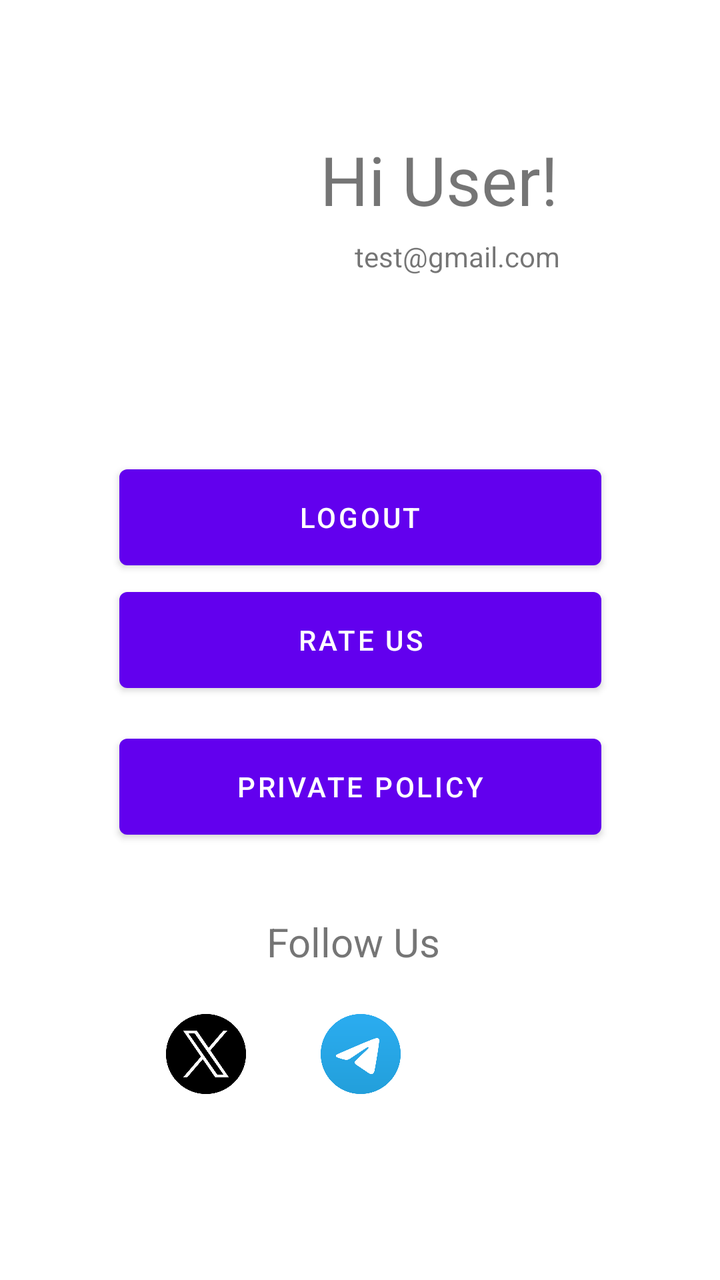
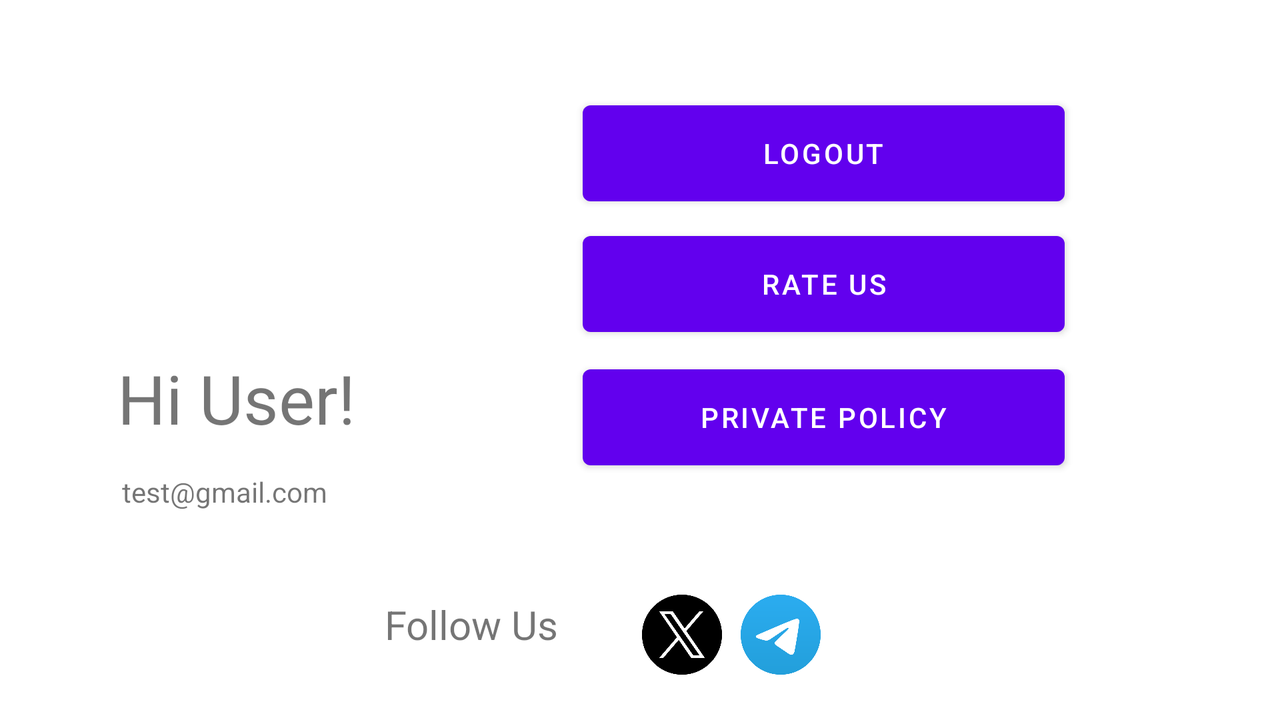

First picture: res/layout/ on a phone held upright. Second picture: the repository's own variant of that layout, on a device whose configuration matches the variant's folder. Source for both follows.
<!-- AndroidManifest.xml: application theme Theme.PocketAi -->
<!-- res/layout/fragment_account.xml -->
<?xml version="1.0" encoding="utf-8"?>
<androidx.constraintlayout.widget.ConstraintLayout
    xmlns:android="http://schemas.android.com/apk/res/android"
    xmlns:app="http://schemas.android.com/apk/res-auto"
    xmlns:tools="http://schemas.android.com/tools"
    android:layout_width="match_parent"
    android:layout_height="match_parent"
    tools:context=".ui.account.SlideshowFragment" >

    <ImageView
        android:id="@+id/imageView4"
        android:layout_width="140dp"
        android:layout_height="146dp"
        android:src="@drawable/avatar_4"
        app:layout_constraintBottom_toBottomOf="parent"
        app:layout_constraintEnd_toEndOf="parent"
        app:layout_constraintHorizontal_bias="0.05"
        app:layout_constraintStart_toStartOf="parent"
        app:layout_constraintTop_toTopOf="parent"
        app:layout_constraintVertical_bias="0.06" />

    <TextView
        android:id="@+id/uname"
        android:layout_width="265dp"
        android:layout_height="84dp"
        android:gravity="center"
        android:text="Hi User!"
        android:textSize="34sp"
        app:layout_constraintBottom_toBottomOf="parent"
        app:layout_constraintEnd_toEndOf="parent"
        app:layout_constraintHorizontal_bias="0.917"
        app:layout_constraintStart_toStartOf="parent"
        app:layout_constraintTop_toTopOf="parent"
        app:layout_constraintVertical_bias="0.086" />

    <Button
        android:id="@+id/logout_bt"
        android:layout_width="241dp"
        android:layout_height="60dp"
        android:text="Logout"
        app:layout_constraintBottom_toBottomOf="parent"
        app:layout_constraintEnd_toEndOf="parent"
        app:layout_constraintHorizontal_bias="0.502"
        app:layout_constraintStart_toStartOf="parent"
        app:layout_constraintTop_toTopOf="parent"
        app:layout_constraintVertical_bias="0.394" />

    <Button
        android:id="@+id/privacy_policy"
        android:layout_width="241dp"
        android:layout_height="60dp"
        android:text="Private Policy"
        app:layout_constraintBottom_toBottomOf="parent"
        app:layout_constraintEnd_toEndOf="parent"
        app:layout_constraintHorizontal_bias="0.502"
        app:layout_constraintStart_toStartOf="parent"
        app:layout_constraintTop_toBottomOf="@+id/logout_bt"
        app:layout_constraintVertical_bias="0.256" />

    <Button
        android:id="@+id/rate_us"
        android:layout_width="241dp"
        android:layout_height="60dp"
        android:text="Rate Us"
        app:layout_constraintBottom_toBottomOf="parent"
        app:layout_constraintEnd_toEndOf="parent"
        app:layout_constraintStart_toStartOf="parent"
        app:layout_constraintTop_toTopOf="parent" />

    <TextView
        android:id="@+id/umail"
        android:layout_width="198dp"
        android:layout_height="26dp"
        android:gravity="center"
        android:text="test@gmail.com"
        android:textSize="14sp"
        app:layout_constraintBottom_toBottomOf="parent"
        app:layout_constraintEnd_toEndOf="parent"
        app:layout_constraintHorizontal_bias="0.8"
        app:layout_constraintStart_toStartOf="parent"
        app:layout_constraintTop_toTopOf="parent"
        app:layout_constraintVertical_bias="0.188" />

    <ImageView
        android:id="@+id/telegram"
        android:layout_width="40dp"
        android:layout_height="40dp"
        android:src="@drawable/tele"
        app:layout_constraintBottom_toBottomOf="parent"
        app:layout_constraintEnd_toEndOf="parent"
        app:layout_constraintHorizontal_bias="0.501"
        app:layout_constraintStart_toStartOf="parent"
        app:layout_constraintTop_toTopOf="parent"
        app:layout_constraintVertical_bias="0.845" />

    <ImageView
        android:id="@+id/twitter"
        android:layout_width="40dp"
        android:layout_height="40dp"
        android:src="@drawable/x"
        app:layout_constraintBottom_toBottomOf="parent"
        app:layout_constraintEnd_toEndOf="parent"
        app:layout_constraintHorizontal_bias="0.259"
        app:layout_constraintStart_toStartOf="parent"
        app:layout_constraintTop_toTopOf="parent"
        app:layout_constraintVertical_bias="0.845" />

    <ImageView
        android:id="@+id/whatsapp"
        android:layout_width="40dp"
        android:layout_height="40dp"
        android:src="@drawable/wa"
        app:layout_constraintBottom_toBottomOf="parent"
        app:layout_constraintEnd_toEndOf="parent"
        app:layout_constraintHorizontal_bias="0.723"
        app:layout_constraintStart_toStartOf="parent"
        app:layout_constraintTop_toTopOf="parent"
        app:layout_constraintVertical_bias="0.845" />

    <TextView
        android:id="@+id/textView6"
        android:layout_width="144dp"
        android:layout_height="50dp"
        android:gravity="center"
        android:text="Follow Us"
        android:textSize="20sp"
        app:layout_constraintBottom_toBottomOf="parent"
        app:layout_constraintEnd_toEndOf="parent"
        app:layout_constraintHorizontal_bias="0.484"
        app:layout_constraintStart_toStartOf="parent"
        app:layout_constraintTop_toTopOf="parent"
        app:layout_constraintVertical_bias="0.756" />

</androidx.constraintlayout.widget.ConstraintLayout>
<!-- resources referenced by this layout -->
<resources>
  <!-- drawable tele: png bitmap (drawable, 16820 bytes) -->
  <!-- drawable x: png bitmap (drawable, 20488 bytes) -->
  <style name="Theme.PocketAi" parent="Theme.MaterialComponents.DayNight.DarkActionBar">
          
          <item name="colorPrimary">@color/purple_500</item>
          <item name="colorPrimaryVariant">@color/purple_700</item>
          <item name="colorOnPrimary">@color/white</item>
          
          <item name="colorSecondary">@color/teal_200</item>
          <item name="colorSecondaryVariant">@color/teal_700</item>
          <item name="colorOnSecondary">@color/black</item>
          
          <item name="android:statusBarColor">?attr/colorPrimaryVariant</item>
          
  
  
      </style>
</resources>
<!-- res/layout-land/fragment_account.xml (the repository's variant of the layout above) -->
<!-- drawn on the phone turned sideways -->
<?xml version="1.0" encoding="utf-8"?>
<androidx.constraintlayout.widget.ConstraintLayout
    xmlns:android="http://schemas.android.com/apk/res/android"
    xmlns:app="http://schemas.android.com/apk/res-auto"
    xmlns:tools="http://schemas.android.com/tools"
    android:layout_width="match_parent"
    android:layout_height="match_parent"
    tools:context=".ui.account.SlideshowFragment" >

    <ImageView
        android:id="@+id/imageView4"
        android:layout_width="140dp"
        android:layout_height="146dp"
        android:src="@drawable/avatar_4"
        app:layout_constraintBottom_toBottomOf="parent"
        app:layout_constraintEnd_toEndOf="parent"
        app:layout_constraintHorizontal_bias="0.071"
        app:layout_constraintStart_toStartOf="parent"
        app:layout_constraintTop_toTopOf="parent"
        app:layout_constraintVertical_bias="0.06" />

    <TextView
        android:id="@+id/uname"
        android:layout_width="236dp"
        android:layout_height="82dp"
        android:gravity="center"
        android:text="Hi User!"
        android:textSize="34sp"
        app:layout_constraintBottom_toBottomOf="parent"
        app:layout_constraintEnd_toEndOf="parent"
        app:layout_constraintHorizontal_bias="0.0"
        app:layout_constraintStart_toStartOf="parent"
        app:layout_constraintTop_toTopOf="parent"
        app:layout_constraintVertical_bias="0.568" />

    <TextView
        android:id="@+id/umail"
        android:layout_width="198dp"
        android:layout_height="26dp"
        android:gravity="center"
        android:text="test@gmail.com"
        android:textSize="14sp"
        app:layout_constraintBottom_toBottomOf="parent"
        app:layout_constraintEnd_toEndOf="parent"
        app:layout_constraintHorizontal_bias="0.03"
        app:layout_constraintStart_toStartOf="parent"
        app:layout_constraintTop_toTopOf="parent"
        app:layout_constraintVertical_bias="0.698" />

    <Button
        android:id="@+id/logout_bt"
        android:layout_width="241dp"
        android:layout_height="60dp"
        android:text="Logout"
        app:layout_constraintBottom_toBottomOf="parent"
        app:layout_constraintEnd_toEndOf="parent"
        app:layout_constraintHorizontal_bias="0.73"
        app:layout_constraintStart_toStartOf="parent"
        app:layout_constraintTop_toTopOf="parent"
        app:layout_constraintVertical_bias="0.156" />

    <Button
        android:id="@+id/rate_us"
        android:layout_width="241dp"
        android:layout_height="60dp"
        android:text="Rate Us"
        app:layout_constraintBottom_toBottomOf="parent"
        app:layout_constraintEnd_toEndOf="parent"
        app:layout_constraintHorizontal_bias="0.73"
        app:layout_constraintStart_toStartOf="parent"
        app:layout_constraintTop_toTopOf="parent"
        app:layout_constraintVertical_bias="0.373" />

    <Button
        android:id="@+id/privacy_policy"
        android:layout_width="241dp"
        android:layout_height="60dp"
        android:text="Private Policy"
        app:layout_constraintBottom_toBottomOf="parent"
        app:layout_constraintEnd_toEndOf="parent"
        app:layout_constraintHorizontal_bias="0.73"
        app:layout_constraintStart_toStartOf="parent"
        app:layout_constraintTop_toTopOf="parent"
        app:layout_constraintVertical_bias="0.595" />

    <ImageView
        android:id="@+id/telegram"
        android:layout_width="40dp"
        android:layout_height="40dp"
        android:src="@drawable/tele"
        app:layout_constraintBottom_toBottomOf="parent"
        app:layout_constraintEnd_toEndOf="parent"
        app:layout_constraintHorizontal_bias="0.617"
        app:layout_constraintStart_toStartOf="parent"
        app:layout_constraintTop_toTopOf="parent"
        app:layout_constraintVertical_bias="0.929" />

    <TextView
        android:id="@+id/textView6"
        android:layout_width="144dp"
        android:layout_height="50dp"
        android:gravity="center"
        android:text="Follow Us"
        android:textSize="20sp"
        app:layout_constraintBottom_toBottomOf="parent"
        app:layout_constraintEnd_toEndOf="parent"
        app:layout_constraintHorizontal_bias="0.33"
        app:layout_constraintStart_toStartOf="parent"
        app:layout_constraintTop_toTopOf="parent"
        app:layout_constraintVertical_bias="0.927" />

    <ImageView
        android:id="@+id/twitter"
        android:layout_width="40dp"
        android:layout_height="40dp"
        android:src="@drawable/x"
        app:layout_constraintBottom_toBottomOf="parent"
        app:layout_constraintEnd_toEndOf="parent"
        app:layout_constraintHorizontal_bias="0.535"
        app:layout_constraintStart_toStartOf="parent"
        app:layout_constraintTop_toTopOf="parent"
        app:layout_constraintVertical_bias="0.929" />

    <ImageView
        android:id="@+id/whatsapp"
        android:layout_width="40dp"
        android:layout_height="40dp"
        android:src="@drawable/wa"
        app:layout_constraintBottom_toBottomOf="parent"
        app:layout_constraintEnd_toEndOf="parent"
        app:layout_constraintHorizontal_bias="0.709"
        app:layout_constraintStart_toStartOf="parent"
        app:layout_constraintTop_toTopOf="parent"
        app:layout_constraintVertical_bias="0.929" />

</androidx.constraintlayout.widget.ConstraintLayout>
